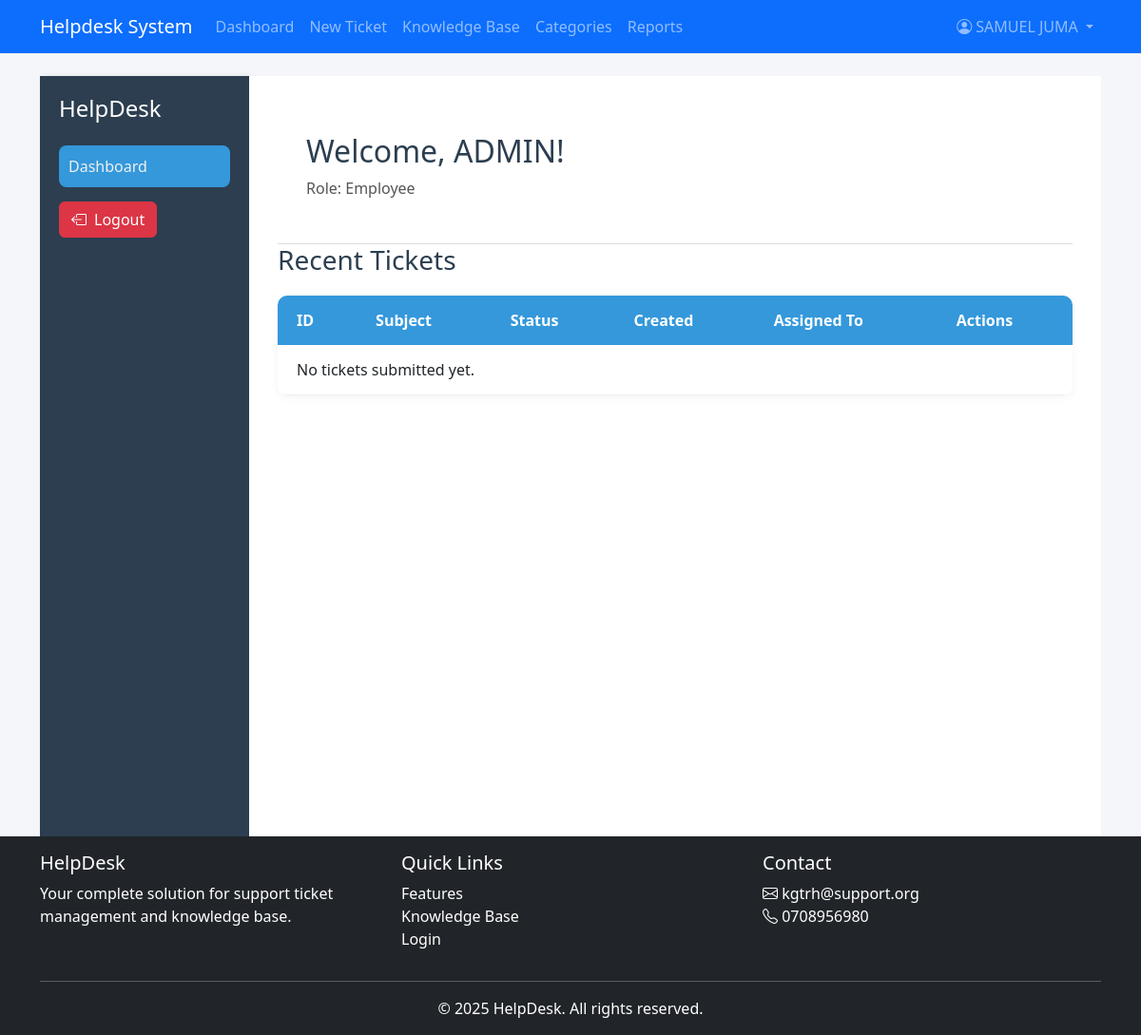
The app's page /dashboard/user/ (signed in) with its own data.
### users/models.py (models this page shows, shortened)
class User(AbstractUser):
    ROLE_CHOICES = (
        ('Admin', 'Admin'),
        ('Technician', 'Technician'),
        ('Employee', 'Employee'),
    )
    USER_TYPE_CHOICES = (
        ('ADMIN', 'Admin'),
        ('TECH', 'Technician'),
        ('EMP', 'Employee'),
    )
    role = models.CharField(max_length=20, choices=ROLE_CHOICES, default='Employee')
    user_type = models.CharField(max_length=10, choices=USER_TYPE_CHOICES, default='EMP')
    department = models.CharField(max_length=100, blank=True)
    phone = models.CharField(max_length=20, blank=True)
    profile_picture = models.ImageField(upload_to='profile_pics/', blank=True, null=True)
    @property
    def is_admin(self):
        return self.user_type == 'ADMIN'

### users/views.py (the view)
# urls.py: path('dashboard/user/', user_views.user_dashboard, name='employee_dashboard'),
@login_required
def user_dashboard(request):
    return render(request, 'dashboards/employee_dashboard.html')

### templates/dashboards/employee_dashboard.html (shortened to what this page needs)
{% extends 'base.html' %}
{% load static %}
{% block content %}
<div class="dashboard">
    <div class="sidebar">
        <h2>HelpDesk</h2>
        <ul>
            <li><a href="{% url 'employee_dashboard' %}" class="active">Dashboard</a></li>
            <form action="{% url 'logout' %}" method="post" class="d-inline">
    <button type="submit" class="btn btn-danger">
        <i class="bi bi-box-arrow-left me-2"></i>Logout
    </button>
</form>
        </ul>
    </div>
    <div class="main-content">
        <div class="welcome">
            <h1>Welcome, {{ user.username }}!</h1>
            <p>Role: {{ user.get_role_display }}</p>
        </div>
        <h2>Recent Tickets</h2>
        <table>
            <thead>
                <tr>
                    <th>ID</th>
                    <th>Subject</th>
                    <th>Status</th>
                    <th>Created</th>
                    <th>Assigned To</th>
                    <th>Actions</th>
                </tr>
            </thead>
            <tbody>
                {% for ticket in tickets %}
                <tr>
                    <td>{{ ticket.id }}</td>
                    <td>{{ ticket.subject }}</td>
                    <td>{{ ticket.status }}</td>
                    <td>{{ ticket.created_at|date:"M d, Y H:i" }}</td>
                    <td>{{ ticket.assigned_to|default:"Unassigned" }}</td>
                    <td><a href="{% url 'ticket_detail' ticket.id %}">View</a></td>
                </tr>
                {% empty %}
                <tr>
                    <td colspan="6">No tickets submitted yet.</td>
                </tr>
                {% endfor %}
            </tbody>
        </table>
    </div>
</div>
{% endblock %}

### templates/base.html (shortened to what this page needs)
{% load static %}
<!DOCTYPE html>
<html lang="en">
<head>
    <link href="https://cdn.jsdelivr.net/npm/bootstrap@5.3.0/dist/css/bootstrap.min.css" rel="stylesheet" />
    <link rel="stylesheet" href="https://cdn.jsdelivr.net/npm/bootstrap-icons@1.10.0/font/bootstrap-icons.css" />
    <link rel="stylesheet" href="{% static 'css/styles.css' %}" />
</head>
<body>
    <div class="content-wrapper">
        <nav class="navbar navbar-expand-lg navbar-dark bg-primary">
            <div class="container">
                <a class="navbar-brand" href="{% url 'tickets:dashboard' %}">Helpdesk System</a>
                <div class="collapse navbar-collapse" id="navbarNav">
                    <ul class="navbar-nav me-auto">
                        <li class="nav-item">
                            <a class="nav-link" href="{% url 'tickets:dashboard' %}">Dashboard</a>
                        </li>
                        {% if user.is_authenticated %}
                            <li class="nav-item">
                                <a class="nav-link" href="{% url 'tickets:create_ticket' %}">New Ticket</a>
                            </li>
                            <li class="nav-item">
                                <a class="nav-link" href="{% url 'knowledgebase:article_list' %}">Knowledge Base</a>
                            </li>
                            {% if user.is_admin %}
                                <li class="nav-item">
                                    <a class="nav-link" href="{% url 'helpdes:manage_categories' %}">Categories</a>
                                </li>
                                <li class="nav-item">
                                    <a class="nav-link" href="{% url 'helpdes:reports' %}">Reports</a>
                                </li>
                            {% endif %}
                        {% endif %}
                    </ul>
                    <ul class="navbar-nav">
                        {% if user.is_authenticated %}
                            <li class="nav-item dropdown profile-dropdown">
                                <a class="nav-link dropdown-toggle" href="#" id="navbarDropdown" role="button" data-bs-toggle="dropdown">
                                    <i class="bi bi-person-circle"></i> {{ user.get_full_name|default:user.username }}
                                </a>
                            </li>
                        {% endif %}
                    </ul>
                </div>
            </div>
        </nav>
        <div class="container mt-4">
            {% block content %}{% endblock %}
        </div>
    </div>
    <footer class="footer py-3 bg-dark text-white">
        <div class="container">
            <div class="row">
                <div class="col-md-4">
                    <h5>HelpDesk</h5>
                    <p>Your complete solution for support ticket management and knowledge base.</p>
                </div>
                <div class="col-md-4">
                    <h5>Quick Links</h5>
                    <ul class="list-unstyled">
                        <li><a href="#features" class="text-white">Features</a></li>
                        <li><a href="{% url 'knowledgebase:article_list' %}" class="text-white">Knowledge Base</a></li>
                        <li><a href="{% url 'users:login' %}" class="text-white">Login</a></li>
                    </ul>
                </div>
                <div class="col-md-4">
                    <h5>Contact</h5>
                    <address>
                        <i class="bi bi-envelope"></i> kgtrh@support.org<br>
                        <i class="bi bi-telephone"></i> 0708956980
                    </address>
                </div>
            </div>
            <hr class="my-3">
            <div class="text-center">
                <p class="mb-0">&copy; {% now "Y" %} HelpDesk. All rights reserved.</p>
            </div>
        </div>
    </footer>
</body>
</html>

### templates/base.html (style rules this page uses)
html, body { height: 100%; }
body { display: flex; flex-direction: column; }
.content-wrapper { flex: 1 0 auto; }
.footer { flex-shrink: 0; }

### templates/dashboards/employee_dashboard.html (style rules this page uses)
body { font-family: 'Segoe UI', Tahoma, Geneva, Verdana, sans-serif; background-color: #f4f6f9; margin: 0; padding: 0; }
.dashboard { display: flex; min-height: 100vh; }
.sidebar { width: 220px; background-color: #2c3e50; color: #ecf0f1; padding: 20px; box-shadow: 2px 0 5px rgba(0, 0, 0, 0.1); }
.sidebar h2 { margin-top: 0; color: #fff; font-size: 1.5em; margin-bottom: 1.5rem; }
.sidebar ul { list-style: none; padding: 0; }
.sidebar ul li { margin: 15px 0; }
.sidebar ul li a { color: #ecf0f1; text-decoration: none; display: block; padding: 10px; border-radius: 8px; transition: background 0.3s ease; }
.sidebar ul li a:hover, .sidebar ul li a.active { background-color: #3498db; }
.main-content { flex-grow: 1; padding: 30px; background-color: #fff; }
.main-content h2 { font-size: 1.75rem; margin-bottom: 20px; color: #2c3e50; }
table { width: 100%; border-collapse: collapse; background-color: #fff; box-shadow: 0 2px 10px rgba(0, 0, 0, 0.05); border-radius: 10px; overflow: hidden; }
table thead { background-color: #3498db; color: white; }
table th, table td { padding: 14px 20px; text-align: left; }
table tbody tr { border-bottom: 1px solid #eee; }
a { color: #3498db; text-decoration: none; }
.welcome { padding: 30px; background-color: #ffffff; border-bottom: 1px solid #ddd; }
.welcome h1 { font-size: 2rem; color: #2c3e50; }
.welcome p { font-size: 1rem; color: #555; }

### records on screen
User: get_full_name "SAMUEL JUMA", username "ADMIN", role "Employee"
